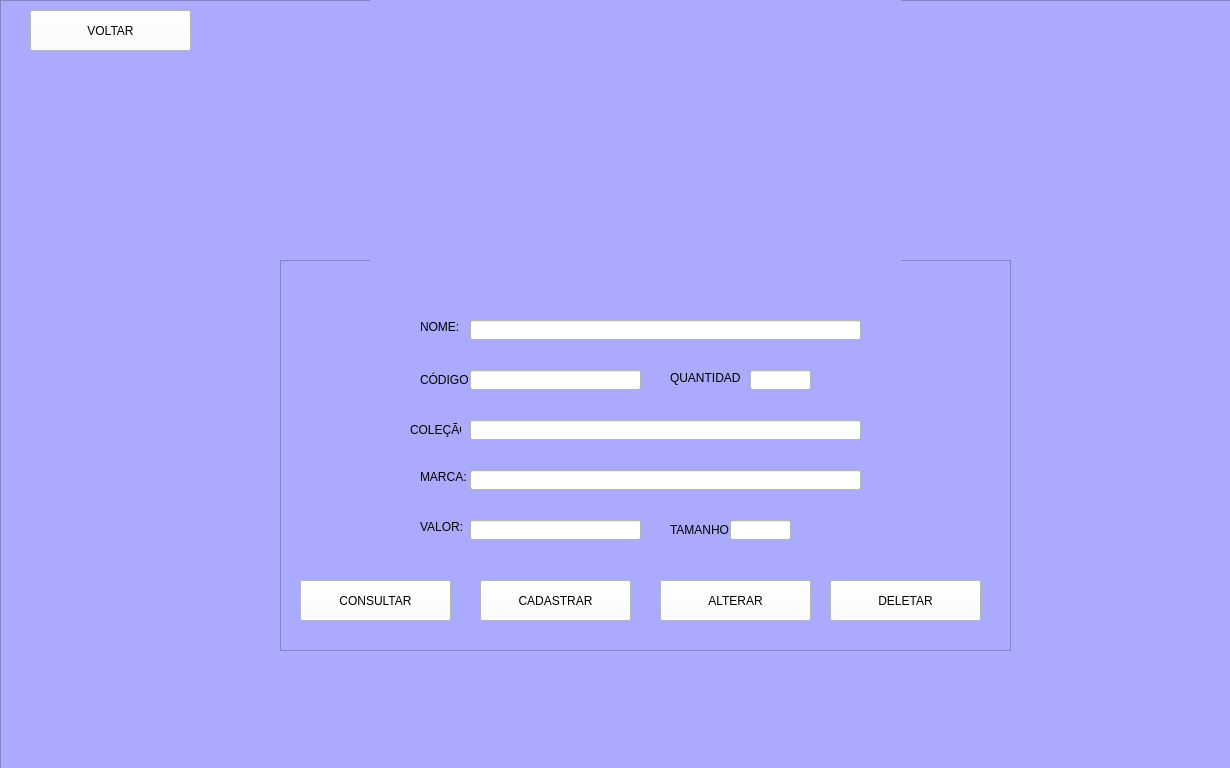
<?xml version="1.0" encoding="UTF-8"?>
<ui version="4.0">
 <class>Form</class>
 <widget class="QWidget" name="Form">
  <property name="geometry">
   <rect>
    <x>0</x>
    <y>0</y>
    <width>1230</width>
    <height>768</height>
   </rect>
  </property>
  <property name="windowTitle">
   <string>Form</string>
  </property>
  <property name="styleSheet">
   <string notr="true"/>
  </property>
  <widget class="QFrame" name="frame_3">
   <property name="geometry">
    <rect>
     <x>0</x>
     <y>0</y>
     <width>1231</width>
     <height>775</height>
    </rect>
   </property>
   <property name="toolTipDuration">
    <number>7</number>
   </property>
   <property name="styleSheet">
    <string notr="true">background-color: rgb(170, 170, 255);</string>
   </property>
   <property name="frameShape">
    <enum>QFrame::StyledPanel</enum>
   </property>
   <property name="frameShadow">
    <enum>QFrame::Raised</enum>
   </property>
   <widget class="QLabel" name="label_2">
    <property name="geometry">
     <rect>
      <x>-460</x>
      <y>-210</y>
      <width>400</width>
      <height>500</height>
     </rect>
    </property>
    <property name="text">
     <string/>
    </property>
    <property name="pixmap">
     <pixmap>../../892002/Downloads/fundo.png</pixmap>
    </property>
    <property name="scaledContents">
     <bool>true</bool>
    </property>
   </widget>
   <widget class="QLabel" name="label_12">
    <property name="geometry">
     <rect>
      <x>200</x>
      <y>540</y>
      <width>41</width>
      <height>16</height>
     </rect>
    </property>
    <property name="text">
     <string/>
    </property>
   </widget>
   <widget class="QFrame" name="frame">
    <property name="geometry">
     <rect>
      <x>280</x>
      <y>260</y>
      <width>731</width>
      <height>391</height>
     </rect>
    </property>
    <property name="frameShape">
     <enum>QFrame::StyledPanel</enum>
    </property>
    <property name="frameShadow">
     <enum>QFrame::Raised</enum>
    </property>
    <widget class="QPushButton" name="Consultar">
     <property name="geometry">
      <rect>
       <x>20</x>
       <y>320</y>
       <width>151</width>
       <height>41</height>
      </rect>
     </property>
     <property name="styleSheet">
      <string notr="true">background-color: rgb(255, 255, 255);</string>
     </property>
     <property name="text">
      <string>CONSULTAR</string>
     </property>
    </widget>
    <widget class="QLineEdit" name="Marca">
     <property name="geometry">
      <rect>
       <x>190</x>
       <y>210</y>
       <width>391</width>
       <height>20</height>
      </rect>
     </property>
     <property name="styleSheet">
      <string notr="true">background-color: rgb(255, 255, 255);</string>
     </property>
    </widget>
    <widget class="QLineEdit" name="Quantidade">
     <property name="geometry">
      <rect>
       <x>470</x>
       <y>110</y>
       <width>61</width>
       <height>20</height>
      </rect>
     </property>
     <property name="styleSheet">
      <string notr="true">background-color: rgb(255, 255, 255);</string>
     </property>
    </widget>
    <widget class="QLineEdit" name="Nome">
     <property name="geometry">
      <rect>
       <x>190</x>
       <y>60</y>
       <width>391</width>
       <height>20</height>
      </rect>
     </property>
     <property name="styleSheet">
      <string notr="true">background-color: rgb(255, 255, 255);</string>
     </property>
    </widget>
    <widget class="QLabel" name="label_4">
     <property name="geometry">
      <rect>
       <x>140</x>
       <y>60</y>
       <width>47</width>
       <height>13</height>
      </rect>
     </property>
     <property name="text">
      <string>NOME:</string>
     </property>
    </widget>
    <widget class="QLabel" name="label_8">
     <property name="geometry">
      <rect>
       <x>130</x>
       <y>160</y>
       <width>51</width>
       <height>20</height>
      </rect>
     </property>
     <property name="text">
      <string>COLEÇÃO:</string>
     </property>
    </widget>
    <widget class="QLabel" name="label_5">
     <property name="geometry">
      <rect>
       <x>390</x>
       <y>110</y>
       <width>71</width>
       <height>16</height>
      </rect>
     </property>
     <property name="text">
      <string>QUANTIDADE:</string>
     </property>
    </widget>
    <widget class="QLabel" name="label_11">
     <property name="geometry">
      <rect>
       <x>390</x>
       <y>260</y>
       <width>61</width>
       <height>20</height>
      </rect>
     </property>
     <property name="text">
      <string>TAMANHO:</string>
     </property>
    </widget>
    <widget class="QLineEdit" name="Valor">
     <property name="geometry">
      <rect>
       <x>190</x>
       <y>260</y>
       <width>171</width>
       <height>20</height>
      </rect>
     </property>
     <property name="styleSheet">
      <string notr="true">background-color: rgb(255, 255, 255);</string>
     </property>
    </widget>
    <widget class="QLineEdit" name="Colecao">
     <property name="geometry">
      <rect>
       <x>190</x>
       <y>160</y>
       <width>391</width>
       <height>20</height>
      </rect>
     </property>
     <property name="styleSheet">
      <string notr="true">background-color: rgb(255, 255, 255);</string>
     </property>
    </widget>
    <widget class="QLineEdit" name="Tamanho">
     <property name="geometry">
      <rect>
       <x>450</x>
       <y>260</y>
       <width>61</width>
       <height>20</height>
      </rect>
     </property>
     <property name="styleSheet">
      <string notr="true">background-color: rgb(255, 255, 255);</string>
     </property>
    </widget>
    <widget class="QLabel" name="label_10">
     <property name="geometry">
      <rect>
       <x>140</x>
       <y>210</y>
       <width>47</width>
       <height>13</height>
      </rect>
     </property>
     <property name="text">
      <string>MARCA:</string>
     </property>
    </widget>
    <widget class="QLabel" name="label_9">
     <property name="geometry">
      <rect>
       <x>140</x>
       <y>260</y>
       <width>47</width>
       <height>13</height>
      </rect>
     </property>
     <property name="text">
      <string>VALOR:</string>
     </property>
    </widget>
    <widget class="QLabel" name="Codigo_2">
     <property name="geometry">
      <rect>
       <x>140</x>
       <y>110</y>
       <width>51</width>
       <height>20</height>
      </rect>
     </property>
     <property name="text">
      <string>CÓDIGO</string>
     </property>
    </widget>
    <widget class="QLineEdit" name="Codigo">
     <property name="geometry">
      <rect>
       <x>190</x>
       <y>110</y>
       <width>171</width>
       <height>20</height>
      </rect>
     </property>
     <property name="styleSheet">
      <string notr="true">background-color: rgb(255, 255, 255);</string>
     </property>
    </widget>
    <widget class="QPushButton" name="Cadastrar">
     <property name="geometry">
      <rect>
       <x>200</x>
       <y>320</y>
       <width>151</width>
       <height>41</height>
      </rect>
     </property>
     <property name="styleSheet">
      <string notr="true">background-color: rgb(255, 255, 255);</string>
     </property>
     <property name="text">
      <string>CADASTRAR</string>
     </property>
    </widget>
    <widget class="QPushButton" name="Alterar">
     <property name="geometry">
      <rect>
       <x>380</x>
       <y>320</y>
       <width>151</width>
       <height>41</height>
      </rect>
     </property>
     <property name="styleSheet">
      <string notr="true">background-color: rgb(255, 255, 255);</string>
     </property>
     <property name="text">
      <string>ALTERAR</string>
     </property>
    </widget>
    <widget class="QPushButton" name="Deletar">
     <property name="geometry">
      <rect>
       <x>550</x>
       <y>320</y>
       <width>151</width>
       <height>41</height>
      </rect>
     </property>
     <property name="styleSheet">
      <string notr="true">background-color: rgb(255, 255, 255);</string>
     </property>
     <property name="text">
      <string>DELETAR</string>
     </property>
    </widget>
   </widget>
   <widget class="QLabel" name="label">
    <property name="geometry">
     <rect>
      <x>370</x>
      <y>-20</y>
      <width>531</width>
      <height>311</height>
     </rect>
    </property>
    <property name="text">
     <string/>
    </property>
    <property name="pixmap">
     <pixmap>Bella-removebg-preview - Copia.png</pixmap>
    </property>
    <property name="scaledContents">
     <bool>true</bool>
    </property>
   </widget>
   <widget class="QPushButton" name="Voltar">
    <property name="geometry">
     <rect>
      <x>30</x>
      <y>10</y>
      <width>161</width>
      <height>41</height>
     </rect>
    </property>
    <property name="styleSheet">
     <string notr="true">background-color: rgb(255, 255, 255);</string>
    </property>
    <property name="text">
     <string>VOLTAR</string>
    </property>
   </widget>
  </widget>
 </widget>
 <resources/>
 <connections/>
</ui>
